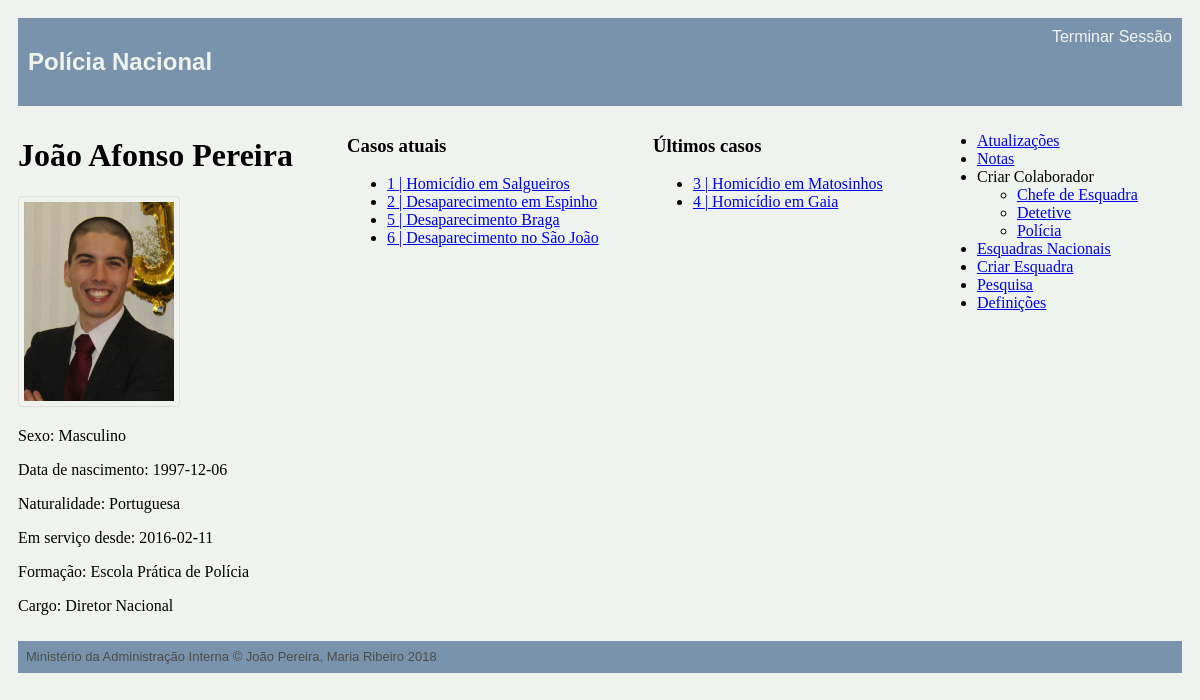
The app's page /main.php (signed in) with its own data.
### tables this page shows
CREATE TABLE personnel (
    username VARCHAR PRIMARY KEY,
    password VARCHAR NOT NULL,
    email VARCHAR(320) NOT NULL, -- 64 characters for local part + @ + 255 for domain name
    fullname VARCHAR(128) NOT NULL,
    gender VARCHAR NOT NULL,
    birthdate date NOT NULL,
    naturality VARCHAR NOT NULL,
    start_service date NOT NULL,
    school VARCHAR REFERENCES schools NOT NULL,
    position VARCHAR REFERENCES positions NOT NULL,
    station INTEGER REFERENCES stations,
    profile_pic VARCHAR
);

CREATE TABLE occurrences (
    id INTEGER PRIMARY KEY,
    type integer REFERENCES occ_type NOT NULL,
    title VARCHAR NOT NULL,
    chief_detective VARCHAR REFERENCES personnel,
    state VARCHAR REFERENCES states NOT NULL ,
    oppening_date date NOT NULL,
    location VARCHAR NOT NULL,
    description VARCHAR NOT NULL,
    station VARCHAR REFERENCES stations NOT NULL
);

### database/connection.php (called while the page is built, shortened)
<?php $db = new PDO('sqlite:database/database.db');
function getUserByUsername($username) {
  global $db;
  $query = $db->prepare('SELECT * FROM personnel WHERE username = ?');
  $query->execute(array($username));
  return $query->fetch();
}
function GetAllOccurrences() {
  global $db;
  $query = $db->prepare('SELECT * FROM occurrences');
  $query->execute();
  return $query->fetchAll();
}

### main.php (the view, shortened to what this page needs)
 <?php
include_once('database/connection.php');
$username = $_SESSION['username'];
?>
<!DOCTYPE html>
<html>
<head>
    <link href="style.css" rel="stylesheet">
    <link href="layout.css" rel="stylesheet">
</head>
<div class="container">
<?php include_once('common/header_aside.php'); ?>
<body class="body">
    <div id="personal_info">
        <h1><?php echo $user['fullname']?></h1>
        <p> <?php if (isset($user['profile_pic'])) { ?>
            <img src="profile_pic/<?=$username?>.jpg">
        <?php }?></p>
        <p> Sexo: <?php echo $user['gender'] ?></p>
        <p> Data de nascimento: <?php echo $user['birthdate'] ?>  </p>
        <p> Naturalidade: <?php echo $user['naturality'] ?> </p>
        <p> Em serviço desde: <?php echo $user['start_service'] ?> </p>
        <p> Formação: <?php echo $user['school'] ?> </p>
        <p> Cargo: <?php echo $user['position'] ?> </p>
    </div>
    <?php if ($user['position']=='Diretor Nacional'){
        $occurrences=GetAllOccurrences();
    }elseif ($user['position']=='Chefe de Esquadra'){
        $occurrences=GetOccurrencesByStation($station['id']);
    }elseif ($user['position']=='Detetive'){
        $occurrences=GetOccurrencesByUsernameAndMinorOccurrences($username,$station['id']);
    }elseif ($user['position']=='Polícia'){
        $occurrences=GetOccurrencesByUsername($username);
    }
    if (!empty($occurrences)) { ?>
        <div id="current_work">
            <h3>Casos atuais</h3>
            <ul>
                <?php foreach($occurrences as $occurrence) { ?>
                    <?php if ($occurrence['state']=='Aberto') {?>
                        <?php echo "<li><a href='single_occurrence.php?id=" . $occurrence['id'] . "'>" . $occurrence['id'] . " | " . $occurrence['title'] . "</a></li>" ; ?>
                    <? } ?>
                <? } ?>
            </ul>
        </div>
        <div id="past_work">
            <h3>Últimos casos</h3>
            <ul>
                <?php foreach($occurrences as $occurrence) { ?>
                    <?php if ($occurrence['state']=='Fechado' or $occurrence['state']=='Arquivado') { ?>
                        <?php echo "<li><a href='single_occurrence.php?id=" . $occurrence['id'] . "'>" . $occurrence['id'] . " | " . $occurrence['title'] . "</a></li>" ; ?>
                    <? } ?>
                <? } ?>
            </ul>
        </div>
    <? } ?>
</body>
<?php include_once('common/footer.php'); ?>
</div>
</html>

### common/header_aside.php (shortened to what this page needs)
<?php
include_once('database/connection.php');
$user = getUserByUsername($username);
?>
<!DOCTYPE html>
<html lang="en-US">
    <header class="header">
        <div class='title'> <a href="main.php"><h2>Polícia Nacional</h2></a></div>
        <div class='log_out'> <a href="log_out.php">Terminar Sessão</a></div>
    </header>
    <aside class="right_bar">
            <ul>
                <li><a href="updates.php">Atualizações</a></li>
                <li><a href="notes.php">Notas</a></li>
                <?php if ($user['position']=="Diretor Nacional" || $user['position']=="Chefe de Esquadra" ){?>
                    <li><a> Criar Colaborador </a></li>
                        <ul>
                            <?php if ($user['position']=="Diretor Nacional"){?>
                                <li><a href="create_personnel.php?position=Chefe de Esquadra"> Chefe de Esquadra </a></li>
                            <?php } ?>
                                <li><a href="create_personnel.php?position=Detetive"> Detetive </a></li>
                                <li><a href="create_personnel.php?position=Polícia"> Polícia </a></li>
                        </ul>
                <?php } ?>
                <?php if ($user['position']=="Diretor Nacional"){?>
                    <li><a href="view_station.php"> Esquadras Nacionais </a></li>
                    <li><a href="create_station.php"> Criar Esquadra</a></li>
                <?php } ?>
                <li><a href="search.php">Pesquisa</a></li>
                <li> <a href="main.php?definitions=1"> Definições </a>
                <?php if(isset($_GET['definitions'])){?>
                    <ul>
                    <li><a href="change_password.php">Mudar Password</a></li>
                    <li><a href="UpdateProfileImage.php">Atualizar Foto Pessoal</a></li>
                    </ul>
                <?php } ?> </li>
            </ul>
    </aside>
</html>

### common/footer.php
<footer class=footer>
        <p> Ministério da Administração Interna &copy; João Pereira, Maria Ribeiro 2018</p>
</footer>

### style.css (style rules this page uses)
html { background-color:#EEF4ED; }
.body { margin: 1; padding: 0; }
header { background-color: #7A93AC; padding: 0.5em; margin:0; }
.log_out { text-align: right; }
header a { color: #EEF4ED; text-decoration: none; font-family: Helvetica; }
footer { background-color:#7A93AC; padding: 0.5em; height: 1em; margin:1; position: relative; }
footer p { margin: 0; font-size: small; font-family: Helvetica; color: #4C4C47; }
img { border: 1px solid #ddd; border-radius: 4px; padding: 5px; width: 150px; }

### layout.css (style rules this page uses)
.header { grid-area: header; }
.right_bar { grid-area: right_bar; }
.body { grid-area: body; }
.footer { grid-area: footer; }
.container { display: grid; grid-template-areas: 'header header header header' 'body body body right_bar' 'footer footer footer footer'; grid-gap: 10px; padding: 10px; }
.title { grid-area: title; }
.log_out { grid-area: log_out; }
.header { display: grid; grid-template-areas: 'title log_out'; grid-gap: 10px; padding: 10px; }

### records on screen
personnel: fullname "João Afonso Pereira", gender "Masculino", birthdate "1997-12-06", naturality "Portuguesa", start_service "2016-02-11", school "Escola Prática de Polícia", position "Diretor Nacional"
occurrences: id "1", title "Homicídio em Salgueiros"
occurrences: id "2", title "Desaparecimento em Espinho"
occurrences: id "5", title "Desaparecimento Braga"
occurrences: id "6", title "Desaparecimento no São João"
occurrences: id "3", title "Homicídio em Matosinhos"
occurrences: id "4", title "Homicídio em Gaia"
